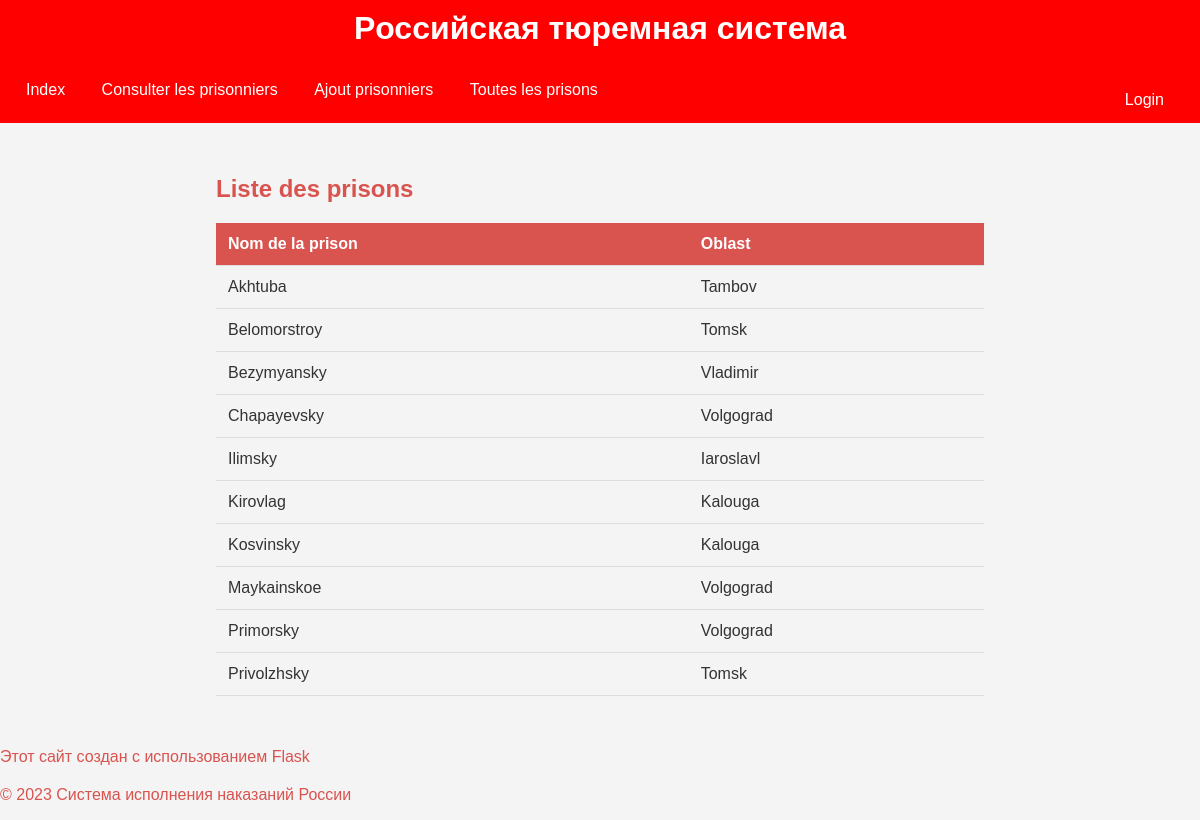
The app's page /Touteslesprisons, older data.
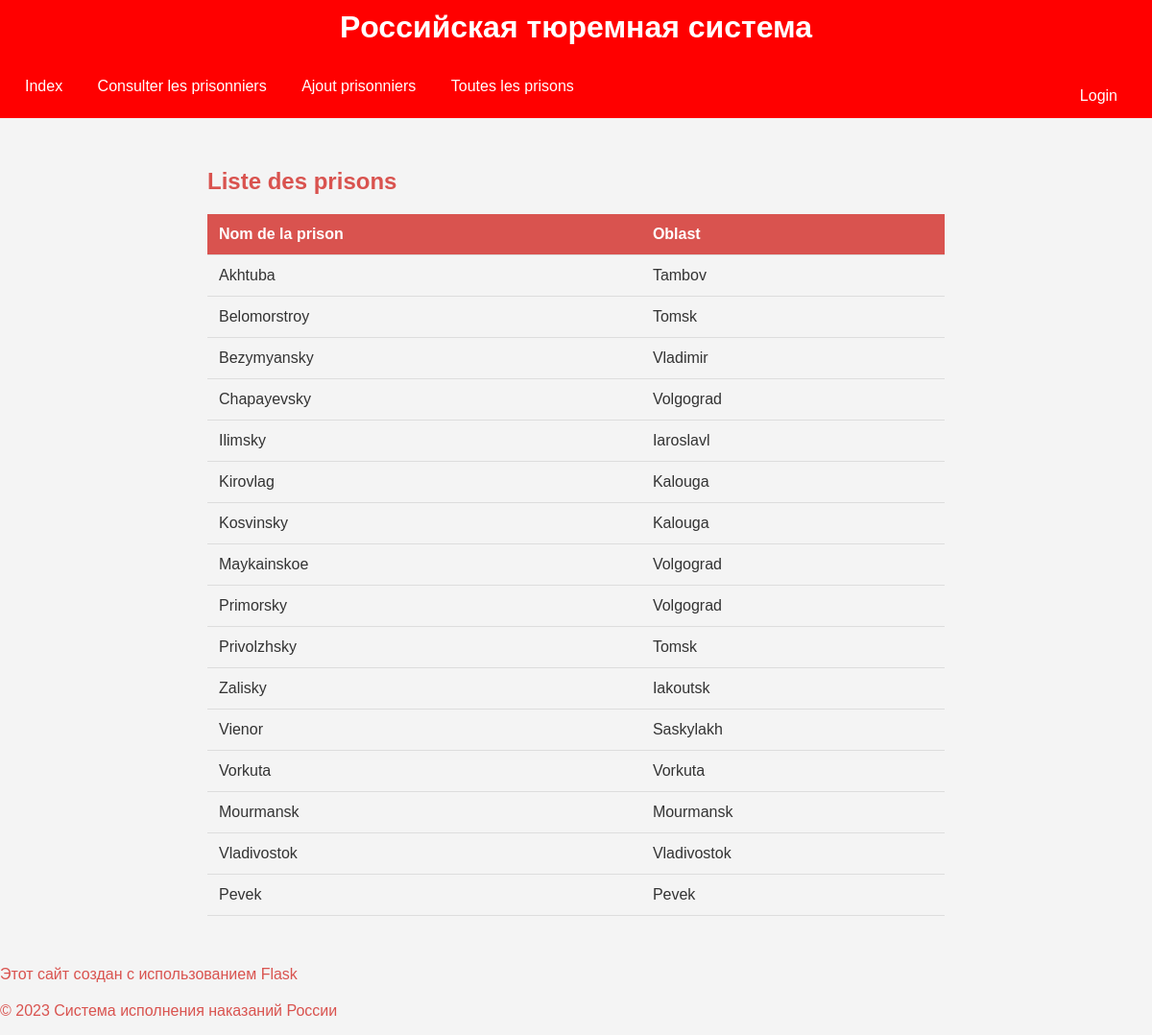
The same page, newer data.
### tables this page shows
CREATE TABLE "prison" (
	"id"	INTEGER,
	"name_prison"	VARCHAR(200),
	"oblast"	VARCHAR(100),
	"number_of_prisonners"	INT,
	"capacityPrison"	INT,
	"prison_Type"	VARCHAR(100),
	"long"	REAL,
	"lat"	REAL,
	PRIMARY KEY("id" AUTOINCREMENT)
);

### app.py (the view)
@app.route("/Touteslesprisons")
def Touteslesprisons():
    prisons=func.Prison.getAllPrisons()
    return render_template("Touteslesprisons.html",prisons=prisons)

### classes.py (called while the page is built)
def connect_database(database_path):
    return sqlite3.connect(database_path)

    def getAllPrisons():
        conn =connect_database('goodDB.db')
        cursor = conn.cursor()
        prisons=cursor.execute("SELECT * FROM prison").fetchall()
        return prisons

### templates/Touteslesprisons.html (shortened to what this page needs)
<!DOCTYPE html>
<html lang="en">
<head>
</head>
<body>
{% extends 'layout.html' %}
{% block content %}
    <div>
        <h2>Liste des prisons</h2>
        {% if prisons %}
            <table>
                <thead>
                    <tr>
                        <th>Nom de la prison</th>
                        <th>Oblast</th>
                    </tr>
                </thead>
                <tbody>
                    {% for prison in prisons %}
                        <tr>
                            <td>{{ prison[1] }}</td>
                            <td>{{ prison[2] }}</td>
                        </tr>
                    {% endfor %}
                </tbody>
            </table>
        {% else %}
            <p>Aucune prison trouvée.</p>
        {% endif %}
    </div>
{% endblock %}

### templates/layout.html (shortened to what this page needs)
<!DOCTYPE html>
<html lang="en">
<head>
</head>
<body>
<header>
    <h1>Pоссийская тюремная система</h1>
</header>
<nav>
    <a href="{{ url_for('index') }}">Index</a>
    <a href="{{ url_for('Touslesprisonniers') }}">Consulter les prisonniers</a>
    <a href="{{ url_for('ajoutPrisonnier') }}">Ajout prisonniers</a>
    <a href="{{ url_for('Touteslesprisons') }}">Toutes les prisons</a>
    <div class="user-info">
        {% if 'username' in request.cookies %}
            Welcome, {{ request.cookies['username'] }}!
            <a href="{{ url_for('deconnexion') }}">déconnexion</a>
        {% else %}
            <a href="{{ url_for('connexion') }}">Login</a>
        {% endif %}
    </div>
</nav>
<div style="padding: 16px;">
    {% block content %}{% endblock %}
</div>
<footer>
    <p>Этот сайт создан с использованием Flask</p>
    <p>&copy; 2023 Система исполнения наказаний России</p>
</footer>
</body>
</html>

### templates/Touteslesprisons.html (style rules this page uses)
body { font-family: Arial, sans-serif; background-color: #f4f4f4; color: #333; margin: 0; padding: 0; }
h2 { color: #d9534f; }
table { width: 100%; border-collapse: collapse; margin-top: 20px; }
th, td { padding: 12px; text-align: left; border-bottom: 1px solid #ddd; }
th { background-color: #d9534f; color: white; }
p { margin-top: 20px; color: #d9534f; }
div { padding: 16px; max-width: 800px; margin: 0 auto; }

### templates/layout.html (style rules this page uses)
body { font-family: Arial, sans-serif; margin: 0; padding: 0; box-sizing: border-box; }
header, nav { background-color: red; color: white; padding: 10px; }
header { display: flex; align-items: center; justify-content: center; }
header h1 { margin: 0; }
nav a { display: inline-block; color: white; text-align: center; padding: 14px 16px; text-decoration: none; transition: background-color 0.3s; }
.user-info { float: right; color: white; padding: 10px; }

Row changes from the older to the newer data that the page shows:
added prison: name_prison "Zalisky", oblast "Iakoutsk"
added prison: name_prison "Vienor", oblast "Saskylakh"
added prison: name_prison "Vorkuta", oblast "Vorkuta"
added prison: name_prison "Mourmansk", oblast "Mourmansk"
added prison: name_prison "Vladivostok", oblast "Vladivostok"
added prison: name_prison "Pevek", oblast "Pevek"
